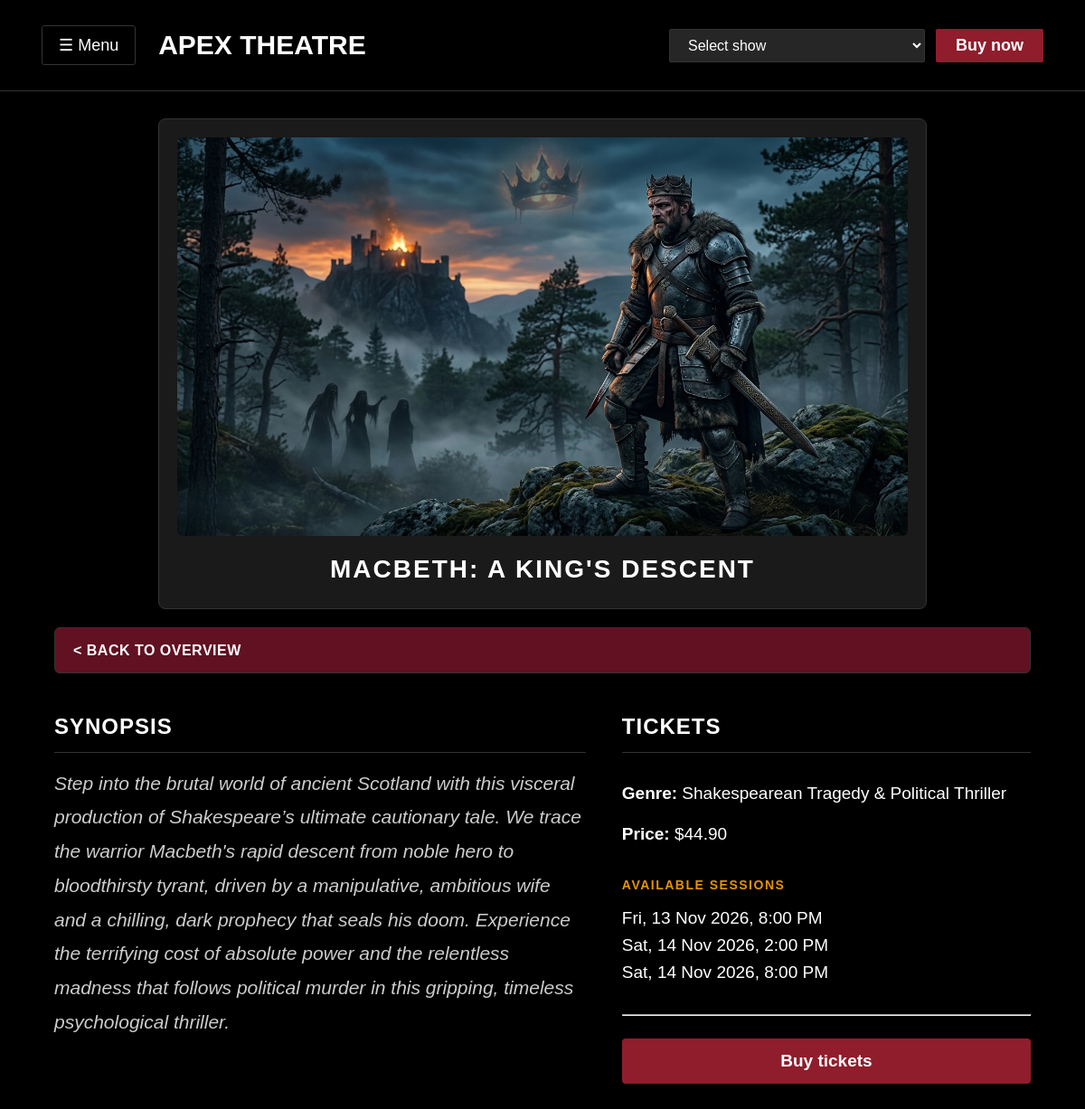
The app's page /show_detail.php?id=1 with its own data.
### tables this page shows
CREATE TABLE shows (
    show_id INT AUTO_INCREMENT PRIMARY KEY,
    title VARCHAR(150) NOT NULL,
    genre VARCHAR(50) NOT NULL,
    description TEXT NOT NULL,
    image VARCHAR(255) NOT NULL,
    banner_image VARCHAR(255) NOT NULL,
    price DECIMAL(8,2) NOT NULL
);

CREATE TABLE performances (
    perf_id INT AUTO_INCREMENT PRIMARY KEY,
    show_id INT NOT NULL,
    perf_date DATE NOT NULL,
    perf_time TIME NOT NULL
);

### show_detail.php (the view, shortened to what this page needs)
<?php require_once 'db.php';
$show_id = $_GET['id'];
$sql = "SELECT * FROM shows WHERE show_id = $show_id";
$result = mysqli_query($conn, $sql);
$show = mysqli_fetch_assoc($result);
$all_shows = mysqli_query($conn, "SELECT * FROM shows");
$perf_sql = "SELECT * FROM performances WHERE show_id = $show_id ORDER BY perf_date, perf_time";
$perf_result = mysqli_query($conn, $perf_sql);
?>
<!DOCTYPE html>
<html lang="en">
<head>
    <link rel="stylesheet" href="style.css?v=1">
</head>
<body>
    <header class="top-header">
        <div class="header-left">
            <button id="openDrawer" class="menu-btn">☰ Menu</button>
            <span class="brand-title">APEX THEATRE</span>
        </div>
        <div class="header-right">
            <form action="show_detail.php" method="GET" class="header-select-form">
                <select name="id" required>
                    <option value="">Select show</option>
                </select>
                <button type="submit" class="btn btn-primary">Buy now</button>
            </form>
        </div>
    </header>
    <section class="detail-hero">
        <div class="container">
            <div class="detail-card">
                <img src="<?php echo $show['banner_image']; ?>" alt="<?php echo $show['title']; ?>">
                <h1><?php echo $show['title']; ?></h1>
            </div>
        </div>
    </section>
    <div class="container">
        <div class="sub-nav-bar">
            <a href="home.php">&lt; BACK TO OVERVIEW</a>
        </div>
    </div>
    <div class="container detail-content">
        <div class="synopsis-col">
            <h2>SYNOPSIS</h2>
            <p><?php echo $show['description']; ?></p>
        </div>
        <div class="tickets-col">
            <h2>TICKETS</h2>
            <p><strong>Genre:</strong> <?php echo $show['genre']; ?></p>
            <p><strong>Price:</strong> $<?php echo $show['price']; ?></p>
            <div class="perf-schedule">
                <h3>Available Sessions</h3>
                <?php while ($perf = mysqli_fetch_assoc($perf_result)) { ?>
                    <p><?php echo date('D, d M Y', strtotime($perf['perf_date'])) . ', ' . date('g:i A', strtotime($perf['perf_time'])); ?></p>
                <?php }     ?>
            </div>
            <hr>
            <a href="booking.php?show_id=<?php echo $show['show_id']; ?>" class="btn btn-primary buy-btn-full">
                Buy tickets
            </a>
        </div>
    </div>
</body>
</html>

### style.css (style rules this page uses)
:root { --bg-dark: #000000; --bg-header: #000000; --bg-subnav: #141414; --bg-card: #1a1a1a; --bg-input: #262626; --accent-red: #8f1d2c; --accent-red-hover: #b02436; --text-main: #ffffff; --text-muted: #aaaaaa; --border-color: #333333; --container-max: 1200px; --font-main: Arial, sans-serif; }
* { box-sizing: border-box; margin: 0; padding: 0; }
html, body { width: 100%; background-color: var(--bg-dark); color: var(--text-main); font-family: var(--font-main); line-height: 1.6; }
h1, h2, h3 { font-family: var(--font-main); font-weight: 700; letter-spacing: 2px; text-transform: uppercase; }
button, input, select, textarea { font-family: inherit; }
a { color: var(--text-main); text-decoration: none; }
.container { width: 90%; max-width: var(--container-max); margin: 0 auto; }
.btn { display: inline-block; padding: 10px 20px; border: none; border-radius: 4px; font-weight: 600; cursor: pointer; transition: background-color 0.2s ease; }
.btn-primary { background-color: var(--accent-red); color: var(--text-main); }
.top-header { position: sticky; top: 0; z-index: 100; background-color: var(--bg-header); padding: 26px 46px; border-bottom: 1px solid var(--border-color); display: flex; justify-content: space-between; align-items: center; }
.header-left { display: flex; align-items: center; gap: 15px; }
.brand-title { font-size: 30px; font-weight: bold; color: var(--text-main); margin-left: 10px; }
.menu-btn { background: transparent; border: 1px solid var(--border-color); color: var(--text-main); padding: 10px 18px; border-radius: 3px; cursor: pointer; font-size: 18px; }
.header-select-form { display: flex; align-items: center; gap: 12px; }
.header-select-form select { background-color: var(--bg-input); color: var(--text-main); border: 1px solid var(--border-color); padding: 8px 16px; font-size: 16px; border-radius: 2px; cursor: pointer; outline: none; }
.header-select-form button { background-color: var(--accent-red); color: var(--text-main); border: none; padding: 8px 22px; font-size: 18px; font-weight: bold; border-radius: 2px; cursor: pointer; transition: background-color 0.2s ease; }
.perf-schedule { margin: 15px 0; }
.perf-schedule h3 { font-size: 14px; letter-spacing: 1.5px; color: #e59400; margin-bottom: 10px; }
.detail-hero { padding: 30px 0 20px 0; }
.detail-card { max-width: 850px; margin: 0 auto; background-color: var(--bg-card); border: 1px solid var(--border-color); border-radius: 8px; padding: 20px; text-align: center; }
.detail-card img { width: 100%; height: auto; border-radius: 6px; display: block; }
.detail-card h1 { font-size: 28px; margin-top: 15px; color: var(--text-main); }
.sub-nav-bar { background-color: #611122; border: 1px solid var(--border-color); border-radius: 6px; padding: 12px 20px; margin-bottom: 40px; }
.sub-nav-bar a { color: var(--text-main); font-size: 16px; font-weight: bold; letter-spacing: 0.5px; }
.detail-content { display: flex; gap: 40px; align-items: flex-start; margin-bottom: 60px; }
.synopsis-col { flex: 1.3; }
.synopsis-col p { color: #cccccc; font-size: 21px; font-style: italic; line-height: 1.8 }
.synopsis-col h2, .tickets-col h2 { font-size: 24px; letter-spacing: 1px; margin-bottom: 15px; border-bottom: 1px solid var(--border-color); padding-bottom: 8px; }
.tickets-col { flex: 1; border-radius: 8px; display: flex; flex-direction: column; gap: 15px; font-size: 19px; }
.buy-btn-full { text-align: center; margin-top: 10px; width: 100%; }

### records on screen
shows: banner_image (picture), title "MACBETH: A KING'S DESCENT", description "Step into the brutal world of ancient Scotland with this visceral production of Shakespeare’s ultimate cautionary tale. We trace the warrior Macbeth's rapid descent from noble hero to bloodthirsty tyrant, driven by a manipulative, ambitious wife and a chilling, dark prophecy that seals his doom. Experience the terrifying cost of absolute power and the relentless madness that follows political murder in this gripping, timeless psychological thriller.", genre "Shakespearean Tragedy & Political Thriller", price "44.90"
performances: perf_date "Fri, 13 Nov 2026", perf_time "8:00 PM"
performances: perf_date "Sat, 14 Nov 2026", perf_time "2:00 PM"
performances: perf_date "Sat, 14 Nov 2026", perf_time "8:00 PM"
